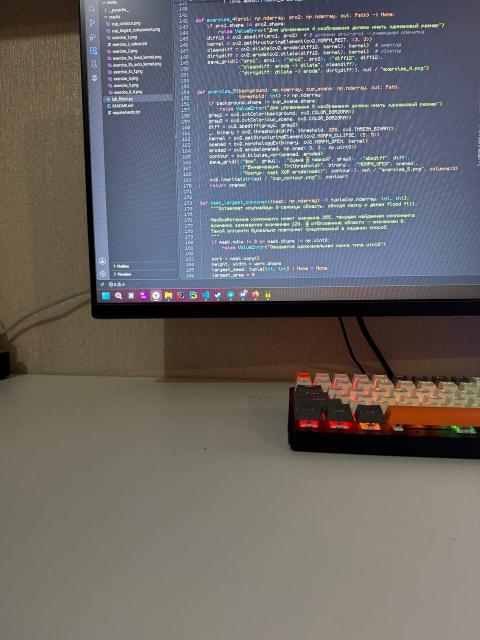
#> input picture mmkz/task2/i1.jpg, 960 x 1280 px, given in place of i3.jpg, which was not available (shown at 1/2 size)
$ python lab_filters.py
#> lines starting #> are read from the running program, lines starting #| are printed output that depends on the picture; after the words box and inside, x2 and y2 are one past the last pixel; in counts of white or black regions, pixels touching at a corner belong together; pictures that were not available may be replaced by others from this repository, and a replacement may not be noted
from __future__ import annotations

import argparse
from pathlib import Path

import cv2
import matplotlib.pyplot as plt
import numpy as np


def read_image(path: Path | None, fallback: np.ndarray) -> np.ndarray:
    if path is None:
        return fallback.copy()
    image = cv2.imread(str(path), cv2.IMREAD_COLOR)
    if image is None:
        raise FileNotFoundError(f"Не удалось прочитать изображение: {path}")
    return image


def read_required_image(path: Path) -> np.ndarray:
    """Читает обязательный файл и сообщает понятную ошибку, если его нет."""
    image = cv2.imread(str(path), cv2.IMREAD_COLOR)
    if image is None:
        raise FileNotFoundError(f"Положите файл {path} в папку проекта")
    return image


def demo_texture(size: int = 480) -> np.ndarray:
    """Текстурное изображение, используемое при отсутствии входного файла."""
    y, x = np.mgrid[:size, :size]
    checker = ((x // 12 + y // 12) % 2) * 80
    waves = 50 * (np.sin(x / 5.5) + np.cos(y / 11.0))
    rng = np.random.default_rng(7)
    noise = rng.normal(0, 24, (size, size))
    b = np.clip(90 + checker + waves + noise, 0, 255)
    g = np.clip(150 + 55 * np.sin((x + y) / 17) + noise, 0, 255)
    r = np.clip(130 + 65 * np.cos(np.hypot(x - 240, y - 240) / 8), 0, 255)
    return cv2.merge([b.astype(np.uint8), g.astype(np.uint8), r.astype(np.uint8)])


def demo_pair(with_cup: bool = False) -> tuple[np.ndarray, np.ndarray]:
    """Две почти одинаковые сцены; во второй можно добавить условную чашку."""
    h, w = 420, 640
    base = np.full((h, w, 3), (160, 180, 195), np.uint8)
    cv2.rectangle(base, (0, 275), (w, h), (70, 105, 130), -1)
    cv2.rectangle(base, (45, 60), (250, 245), (115, 145, 175), -1)
    cv2.circle(base, (510, 115), 65, (80, 155, 210), -1)
    rng = np.random.default_rng(4)
    first = np.clip(base.astype(np.int16) + rng.normal(0, 3, base.shape), 0, 255).astype(np.uint8)
    second = np.clip(base.astype(np.int16) + 3 + rng.normal(0, 3, base.shape), 0, 255).astype(np.uint8)
    if with_cup:
        # Сначала рисуется ручка с заходом под корпус: вся чашка будет одной
        # связной компонентой после бинаризации.
        cv2.ellipse(second, (390, 255), (38, 45), 0, 0, 360, (225, 225, 225), 15)
        cv2.rectangle(second, (275, 205), (390, 325), (225, 225, 225), -1)
        cv2.ellipse(second, (332, 205), (57, 18), 0, 0, 360, (245, 245, 245), -1)
        cv2.ellipse(second, (332, 205), (43, 11), 0, 0, 360, (55, 70, 80), -1)
    return first, second


def rgb(image: np.ndarray) -> np.ndarray:
    return cv2.cvtColor(image, cv2.COLOR_BGR2RGB) if image.ndim == 3 else image


def save_grid(images: list[tuple[str, np.ndarray]], path: Path, columns: int = 3,
              normalize: bool = False) -> None:
    rows = (len(images) + columns - 1) // columns
    fig, axes = plt.subplots(rows, columns, figsize=(5 * columns, 4 * rows), squeeze=False)
    for axis, (title, image) in zip(axes.flat, images):
        shown = image
        if normalize and image.ndim == 2:
            shown = cv2.normalize(image, None, 0, 255, cv2.NORM_MINMAX)
        axis.imshow(rgb(shown), cmap="gray", vmin=0, vmax=255)
        axis.set_title(title)
        axis.axis("off")
    for axis in axes.flat[len(images):]:
        axis.axis("off")
    fig.tight_layout()
    fig.savefig(path, dpi=150)
    plt.close(fig)


def exercise_1(source: np.ndarray, out: Path) -> None:
    results = [("Оригинал", source)]
    for size in (3, 5, 9, 11):
        results.append((f"Gaussian {size}x{size}", cv2.GaussianBlur(source, (size, size), 0)))

    blur_5_twice = cv2.GaussianBlur(cv2.GaussianBlur(source, (5, 5), 0), (5, 5), 0)
    blur_11 = cv2.GaussianBlur(source, (11, 11), 0)
    delta = cv2.absdiff(blur_5_twice, blur_11)
    delta_visible = cv2.normalize(delta, None, 0, 255, cv2.NORM_MINMAX)
    results += [("5x5 дважды", blur_5_twice), ("11x11 один раз", blur_11),
                ("Абсолютная разность (0..255)", delta),
                ("Разность, контраст усилен", delta_visible)]
    save_grid(results, out / "exercise_1.png")
    cv2.imwrite(str(out / "exercise_1_difference_raw.png"), delta)
    cv2.imwrite(str(out / "exercise_1_difference_visible.png"), delta_visible)
    print(f"1b: средняя абсолютная разность = {delta.mean():.3f}, max = {delta.max()}")


def exercise_2(out: Path) -> None:
    impulse = np.zeros((100, 100), np.float32)
    impulse[50, 50] = 255.0
    blur_5 = cv2.GaussianBlur(impulse, (5, 5), 0)
    blur_9 = cv2.GaussianBlur(impulse, (9, 9), 0)
    blur_5_twice = cv2.GaussianBlur(blur_5, (5, 5), 0)
    delta = cv2.absdiff(blur_5_twice, blur_9)
    save_grid([
        ("Импульс (нормированный показ)", impulse),
        ("Gaussian 5x5", blur_5),
        ("Gaussian 9x9", blur_9),
        ("5x5 дважды", blur_5_twice),
        ("Разность", delta),
    ], out / "exercise_2.png", normalize=True)

    report = (
        "Центральные фрагменты (реальные значения яркости):\n"
        f"5x5:\n{np.array2string(blur_5[47:54, 47:54], precision=2)}\n\n"
        f"9x9:\n{np.array2string(blur_9[45:56, 45:56], precision=2)}\n\n"
        f"5x5 дважды:\n{np.array2string(blur_5_twice[45:56, 45:56], precision=2)}\n"
        f"Средняя абсолютная разность 9x9 и (5x5 дважды): {delta.mean():.6f}\n"
    )
    (out / "exercise_2_values.txt").write_text(report, encoding="utf-8")
    print("2: импульс превратился в двумерное ядро Гаусса; значения записаны в exercise_2_values.txt")


def exercise_3(source: np.ndarray, out: Path) -> None:
    fixed = [("Оригинал", source)]
    auto = [("Оригинал", source)]
    for sigma in (1, 4, 6):
        fixed.append((f"9x9, sigma={sigma}", cv2.GaussianBlur(source, (9, 9), sigmaX=sigma)))
        auto.append((f"auto, sigma={sigma}", cv2.GaussianBlur(source, (0, 0), sigmaX=sigma)))
    save_grid(fixed, out / "exercise_3a_fixed_kernel.png", columns=2)
    save_grid(auto, out / "exercise_3b_auto_kernel.png", columns=2)

    horizontal = cv2.GaussianBlur(source, (0, 0), sigmaX=1, sigmaY=9)
    vertical = cv2.GaussianBlur(source, (0, 0), sigmaX=9, sigmaY=1)
    both_orders_1 = cv2.GaussianBlur(horizontal, (0, 0), sigmaX=9, sigmaY=1)
    both_orders_2 = cv2.GaussianBlur(vertical, (0, 0), sigmaX=1, sigmaY=9)
    kernel_9 = cv2.GaussianBlur(source, (9, 9), sigmaX=0, sigmaY=0)
    save_grid([
        ("3c: sigmaX=1, sigmaY=9", horizontal),
        ("3d: sigmaX=9, sigmaY=1", vertical),
        ("3e: c затем d", both_orders_1),
        ("3e: d затем c", both_orders_2),
        ("3f: 9x9, sigma auto", kernel_9),
        ("Разность двух порядков", cv2.absdiff(both_orders_1, both_orders_2)),
    ], out / "exercise_3c_f.png", columns=2)
    print("3e: MAE между двумя порядками =", f"{cv2.absdiff(both_orders_1, both_orders_2).mean():.4f}")
    print("3f: MAE между последовательным размытием и 9x9 =",
          f"{cv2.absdiff(both_orders_1, kernel_9).mean():.4f}")


def exercise_4(src1: np.ndarray, src2: np.ndarray, out: Path) -> None:
    if src1.shape != src2.shape:
        raise ValueError("Для упражнения 4 изображения должны иметь одинаковый размер")
    diff12 = cv2.absdiff(src1, src2)  # В условии src1-src1 — очевидная опечатка.
    kernel = cv2.getStructuringElement(cv2.MORPH_RECT, (3, 3))
    cleandiff = cv2.dilate(cv2.erode(diff12, kernel), kernel)  # opening
    dirtydiff = cv2.erode(cv2.dilate(diff12, kernel), kernel)  # closing
    save_grid([("src1", src1), ("src2", src2), ("diff12", diff12),
               ("cleandiff: erode -> dilate", cleandiff),
               ("dirtydiff: dilate -> erode", dirtydiff)], out / "exercise_4.png")


def exercise_5(background: np.ndarray, cup_scene: np.ndarray, out: Path,
               threshold: int) -> np.ndarray:
    if background.shape != cup_scene.shape:
        raise ValueError("Для упражнения 5 изображения должны иметь одинаковый размер")
    gray1 = cv2.cvtColor(background, cv2.COLOR_BGR2GRAY)
    gray2 = cv2.cvtColor(cup_scene, cv2.COLOR_BGR2GRAY)
    diff = cv2.absdiff(gray1, gray2)
    _, binary = cv2.threshold(diff, threshold, 255, cv2.THRESH_BINARY)
    kernel = cv2.getStructuringElement(cv2.MORPH_ELLIPSE, (5, 5))
    opened = cv2.morphologyEx(binary, cv2.MORPH_OPEN, kernel)
    eroded = cv2.erode(opened, np.ones((3, 3), np.uint8))
    contour = cv2.bitwise_xor(opened, eroded)
    save_grid([("Фон", gray1), ("Сцена с чашкой", gray2), ("absdiff", diff),
               (f"Бинаризация, T={threshold}", binary), ("MORPH_OPEN", opened),
               ("Контур: mask XOR erode(mask)", contour)], out / "exercise_5.png", columns=3)
    cv2.imwrite(str(out / "cup_contour.png"), contour)
    return opened


def keep_largest_component(mask: np.ndarray) -> tuple[np.ndarray, int, int]:
    if mask.ndim != 2 or mask.dtype != np.uint8:
        raise ValueError("Ожидается одноканальная маска типа uint8")

    work = mask.copy()
    height, width = work.shape
    largest_seed: tuple[int, int] | None = None
    largest_area = 0
    component_count = 0

    # Указатель начинает в левом верхнем углу и идет по строкам изображения.
    for y in range(height):
        for x in range(width):
            if work[y, x] != 255:
                continue

            component_count += 1
            seed = (x, y)  # floodFill принимает координаты в порядке (x, y)
            area, _, _, _ = cv2.floodFill(work, None, seed, 128, flags=8)

            if area > largest_area:
                # Найдена более крупная область: удаляем прежнего лидера.
                if largest_seed is not None:
                    cv2.floodFill(work, None, largest_seed, 0, flags=8)
                largest_seed = seed
                largest_area = area
            else:
                # Текущая компонента меньше уже запомненной.
                cv2.floodFill(work, None, seed, 0, flags=8)

    result = np.zeros_like(work)
    if largest_seed is not None:
        # В work осталась единственная область со значением 128.
        cv2.floodFill(work, None, largest_seed, 255, flags=8)
        result[work == 255] = 255

    return result, largest_area, component_count


def exercise_8_9(opened_mask: np.ndarray, out: Path) -> None:
    largest, area, count = keep_largest_component(opened_mask)
    save_grid([
        ("Исходная очищенная маска", opened_mask),
        (f"Самая большая компонента, S={area}", largest),
    ], out / "exercise_8_9.png", columns=2)
    cv2.imwrite(str(out / "cup_largest_component.png"), largest)
    print(f"8-9: найдено компонент: {count}; площадь наибольшей: {area} пикселей")


def parse_args() -> argparse.Namespace:
    parser = argparse.ArgumentParser(description=__doc__)
    parser.add_argument("--texture", type=Path, help="Изображение для упражнений 1 и 3")
    parser.add_argument("--threshold", type=int, default=25, help="Порог маски чашки (0..255)")
    parser.add_argument("--output", type=Path, default=Path("results"), help="Каталог результатов")
    parser.add_argument("--show", action="store_true", help="После вычислений показать PNG на экране")
    return parser.parse_args()


def main() -> None:
    args = parse_args()
    if not 0 <= args.threshold <= 255:
        raise ValueError("--threshold должен быть в диапазоне 0..255")
    args.output.mkdir(parents=True, exist_ok=True)

    texture = read_image(args.texture, demo_texture())
    # Упражнение 4 использует два фиксированных файла из папки проекта.
    scene1 = read_required_image(Path("i3.jpg"))
#> in read_required_image, image is the input picture: shape (1280, 960, 3); mean B, G, R 102.8, 103.4, 106.1
    scene2 = read_required_image(Path("i4.jpg"))
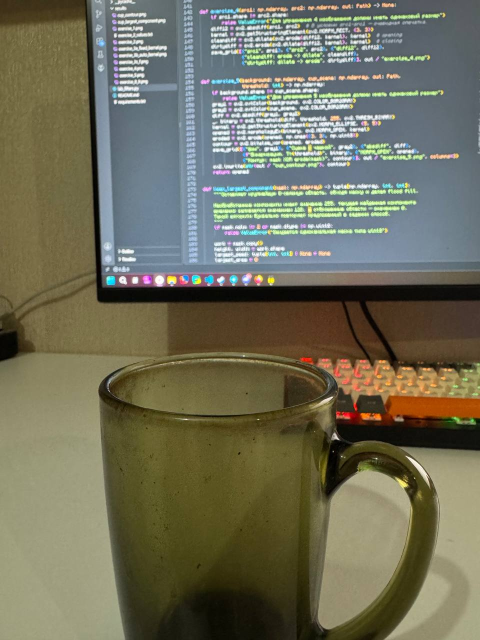
#> input picture mmkz/task2/i2.jpg, 960 x 1280 px, given in place of i4.jpg, which was not available (shown at 1/2 size)
#> in read_required_image, image is the input picture: shape (1280, 960, 3); mean B, G, R 90.6, 110.7, 111.7
    # Упражнение 5: i1.jpg — первый снимок без чашки,
    # i2.jpg — второй снимок той же сцены с чашкой.
    first_photo = read_required_image(Path("i1.jpg"))
    second_photo = read_required_image(Path("i2.jpg"))

    exercise_1(texture, args.output)
#> in exercise_1, `cv2.imwrite(str(out / "exercise_1_difference_visible.png"), delta_visi..`:
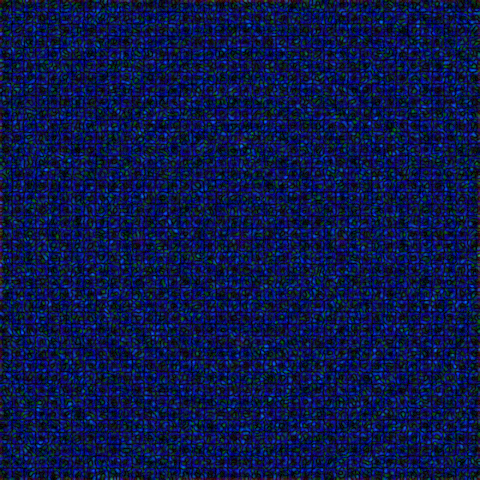
#> saved as exercise_1_difference_visible.png: shape (480, 480, 3); mean B, G, R 73.1, 23.2, 10.3
    exercise_2(args.output)
    exercise_3(texture, args.output)
    exercise_4(scene1, scene2, args.output)
#> in save_grid (call 6), `fig.savefig(path, dpi=150)`:
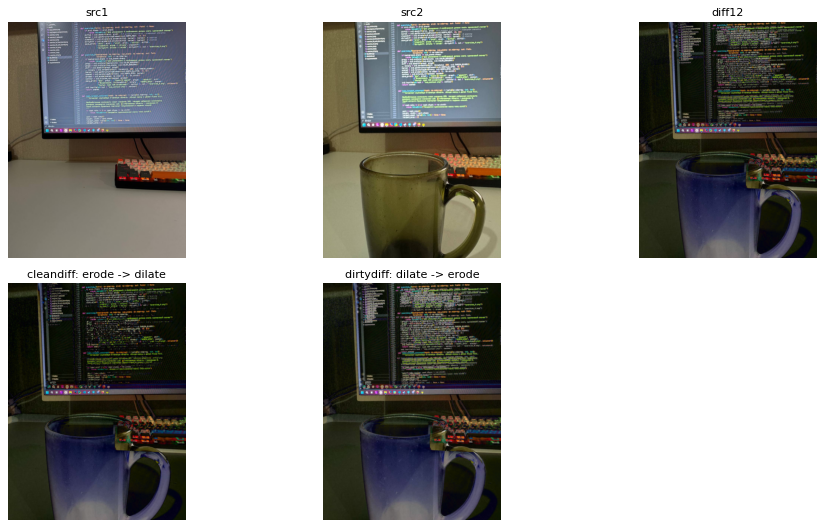
#> figure drawn by matplotlib, 5 panels
    opened_mask = exercise_5(first_photo, second_photo, args.output, args.threshold)
#> in exercise_5, `gray2 = cv2.cvtColor(cup_scene, cv2.COLOR_BGR2GRAY)`:
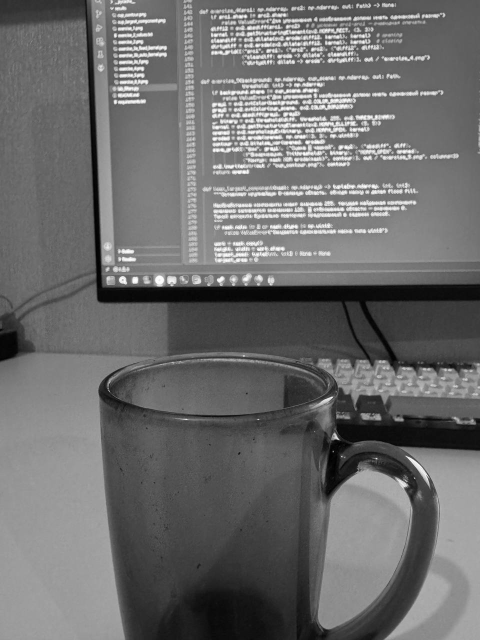
#> gray2: shape (1280, 960) (shown at 1/2 size); min 0, max 255, mean 108.7
#> in exercise_5, `diff = cv2.absdiff(gray1, gray2)`:
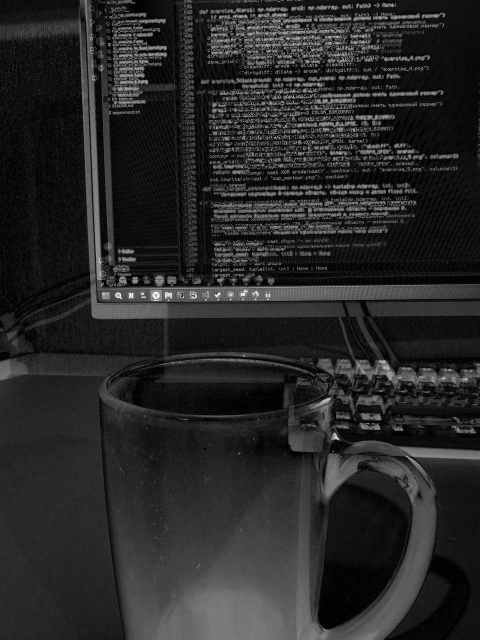
#> diff: shape (1280, 960) (shown at 1/2 size); min 0, max 248, mean 39.7
#> in exercise_5, `_, binary = cv2.threshold(diff, threshold, 255, cv2.THRESH_BINARY)`:
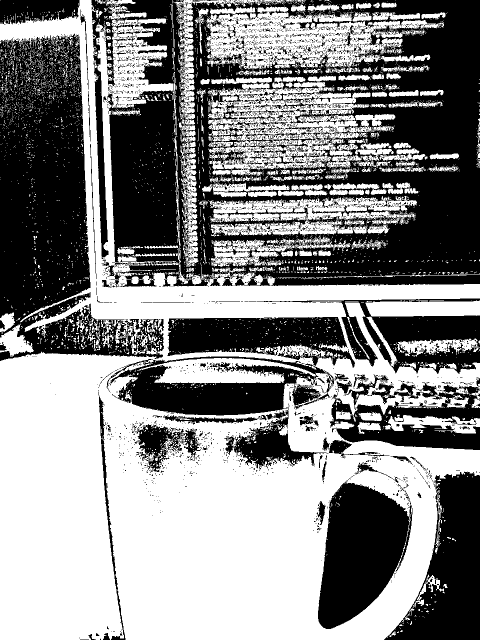
#> binary: shape (1280, 960) (shown at 1/2 size); 53.3% white; 4431 black regions (4219 under 20 px), largest, box (x1, y1, x2, y2) and area: (183, 0, 960, 575) 248427, (0, 67, 328, 722) 103103, (636, 950, 825, 1258) 36851
#> in exercise_5, `opened = cv2.morphologyEx(binary, cv2.MORPH_OPEN, kernel)`: opened: shape (1280, 960); 45.4% white; 696 white regions (137 under 20 px), largest, box (x1, y1, x2, y2) and area: (0, 705, 960, 1280) 335756, (0, 0, 960, 792) 80755, (310, 716, 617, 767) 9097
#> in exercise_5, `eroded = cv2.erode(opened, np.ones((3, 3), np.uint8))`: eroded: shape (1280, 960); 39.3% white; 942 white regions (520 under 20 px), largest, box (x1, y1, x2, y2) and area: (0, 707, 960, 1280) 321491, (0, 0, 960, 790) 69382, (311, 717, 616, 766) 7437
#> in exercise_5, `contour = cv2.bitwise_xor(opened, eroded)`: contour: shape (1280, 960); 6.1% white in thin lines or dots
    exercise_8_9(opened_mask, args.output)
#> after the loop in keep_largest_component, `for y in range(height):`:
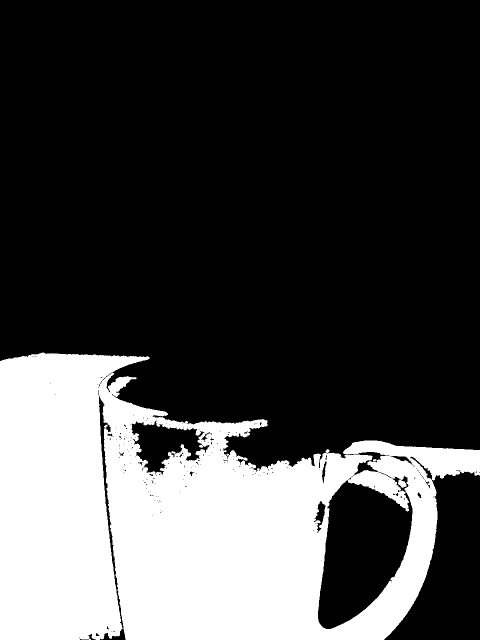
#> work: shape (1280, 960) (shown at 1/2 size); values 0 (black) and 128 (white), 27.3% white; 1 white region, box (x1, y1, x2, y2) and area: (0, 705, 960, 1280) 335756
#> after the loop in keep_largest_component, `for y in range(height):`: component_count = 696; largest_area = 335756; largest_seed = (83, 705)
#> in exercise_8_9, `largest, area, count = keep_largest_component(opened_mask)`: area = 335756; count = 696
#| 8-9: найдено компонент: 696; площадь наибольшей: 335756 пикселей
    print(f"Готово. Результаты: {args.output.resolve()}")

    if args.show:
        for file in sorted(args.output.glob("exercise_*.png")):
            image = cv2.imread(str(file))
            cv2.imshow(file.stem, image)
        print("Нажмите любую клавишу в окне изображения для выхода")
        cv2.waitKey(0)
        cv2.destroyAllWindows()


if __name__ == "__main__":
    main()
